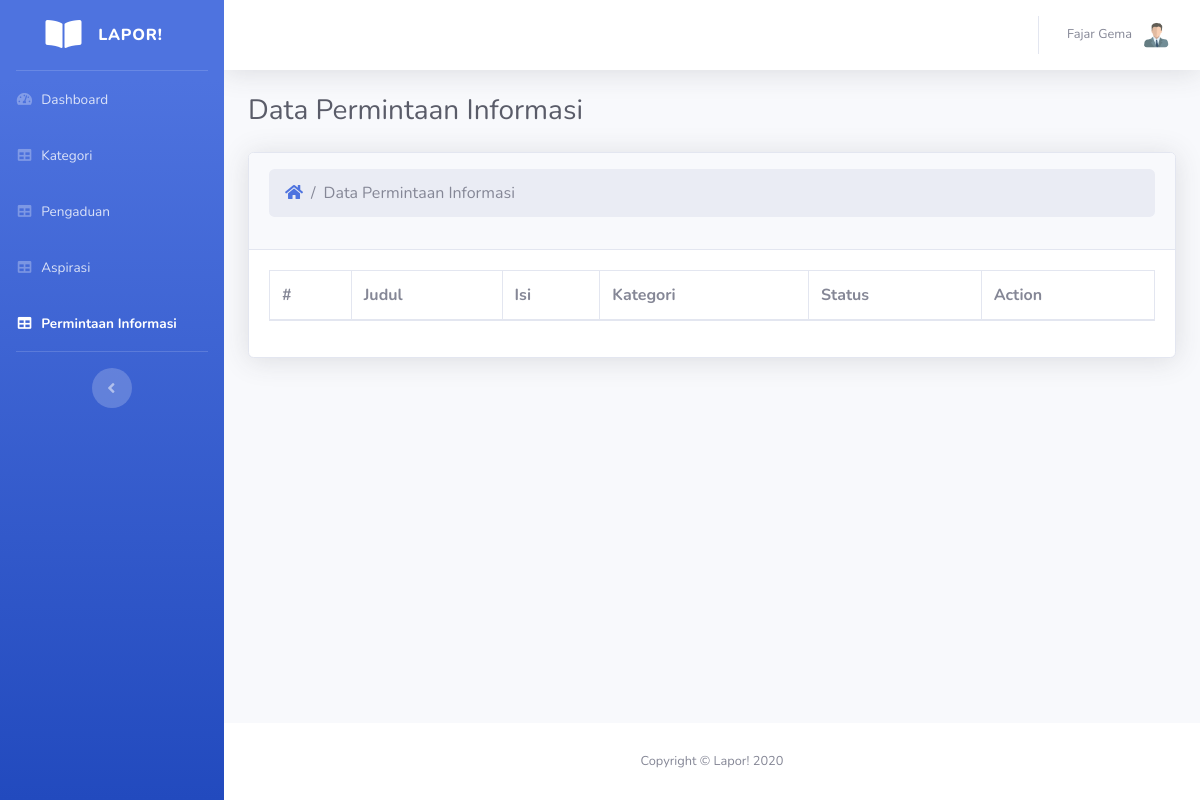
The app's page /admin/informasi/index.php (signed in), older data.
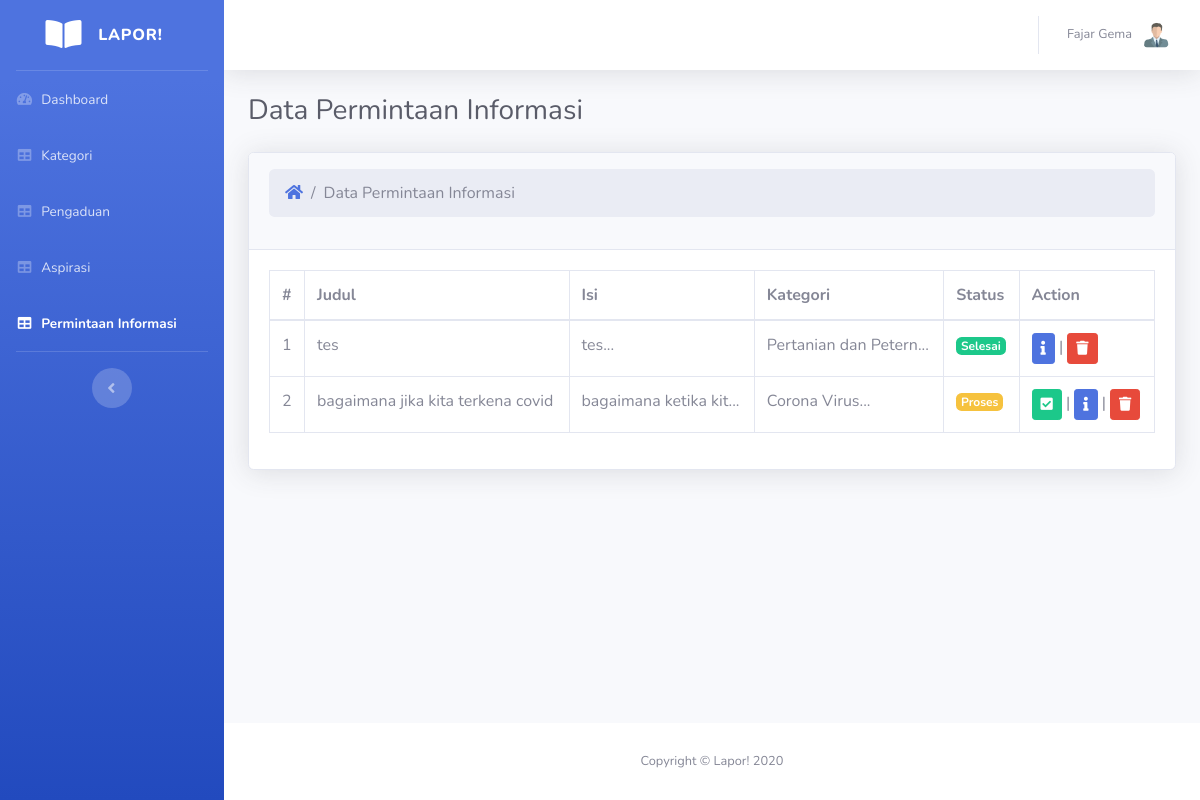
The same page, newer data.
### tables this page shows
CREATE TABLE `informasi` (
  `id_informasi` int(11) NOT NULL,
  `kode` varchar(255) NOT NULL,
  `judul` varchar(128) NOT NULL,
  `isi` text NOT NULL,
  `tgl_dikirim` date NOT NULL,
  `id_kategori` int(11) NOT NULL,
  `no_wa` varchar(20) NOT NULL,
  `stat` int(1) NOT NULL,
  `gambar` varchar(255) DEFAULT NULL
);

CREATE TABLE `kategori` (
  `id` int(11) NOT NULL,
  `nama` varchar(128) NOT NULL
);

### admin/informasi/index.php (the view, shortened to what the changed rows need)
<?php
	include '../../config.php';
?>
<!DOCTYPE html>
<html lang="en">
<head>
    <link href="../../assets/vendor/fontawesome-free/css/all.min.css" rel="stylesheet" type="text/css">
    <link href="../../assets/css/sb-admin-2.min.css" rel="stylesheet">
    <link href="../../assets/vendor/datatables/dataTables.bootstrap4.min.css" rel="stylesheet">
</head>
<body id="page-top">
    <div id="wrapper">
        <div id="content-wrapper" class="d-flex flex-column">
            <div id="content">
                <div class="container-fluid">
                    <div class="d-sm-flex align-items-center justify-content-between mb-4">
                        <h1 class="h3 mb-0 text-gray-800">Data Permintaan Informasi</h1>
                    </div>
                    <div class="card shadow mb-4">
                        <div class="card-body">
                            <div class="table-responsive">
                                <table class="table table-bordered" id="dataTable">
                                    <thead>
                                        <tr>
                                            <th>#</th>
                                            <th>Judul</th>
                                            <th>Isi</th>
                                            <th>Kategori</th>
                                            <th>Status</th>
                                            <th>Action</th>
                                        </tr>
                                    </thead>
                                    <tbody>
                                    <?php
                                        $data=mysqli_query($db,"SELECT * FROM informasi, kategori where informasi.id_kategori=kategori.id");
                                        $no=1;
                                        while ($r=mysqli_fetch_array($data)) {
                                    ?>
                                        <tr>
                                            <td><?php echo $no++ ?></td>
                                            <td><?php echo $r['judul']; ?></td>
                                            <td>
                                                <?php
                                                    if (strlen($r["isi"])<=1) {
                                                        echo $r["isi"];
                                                    } else{
                                                        $y=substr($r["isi"],0,20) . '...';
                                                        echo $y;
                                                    }
                                                ?>
                                            </td>
                                            <td>
                                                <?php
                                                    if (strlen($r["nama"])<=1) {
                                                        echo $r["nama"];
                                                    } else{
                                                        $y=substr($r["nama"],0,20) . '...';
                                                        echo $y;
                                                    }
                                                ?>
                                            </td>
                                            <td>
                                                <?php
                                                    if($r['stat'] == 0){
                                                        echo '<span class="badge badge-warning">Proses</span>';
                                                    } else if ($r['stat'] == 1) {
                                                        echo '<span class="badge badge-success">Selesai</span>';
                                                    } else {
                                                        echo 'Tidak di ketahui';
                                                    }
                                                ?>
                                            </td>
                                            <td>
                                                <form action="status.php" method="post">
                                                    <?php
                                                    if($r['stat'] == 0){
                                                        echo '<button type="submit" class="btn btn-sm btn-success" name="submit"> <i class="fas fa-check-square"></i> </button> |';
                                                    } else {
                                                        echo ' ';
                                                    }
                                                    ?>
                                                    <a class="btn btn-primary btn-sm" href="detail.php?id_informasi=<?php echo $r['id_informasi']; ?>"> <i class="fas fa-info"></i></a>
                                                     |
                                                    <a class="btn btn-danger btn-sm" href="hapus.php?id_informasi=<?php echo $r['id_informasi']; ?>"> <i class="fas fa-trash"></i></a>
                                                </form>
                                            </td>
                                        </tr>
                                    <?php } ?>
                                    </tbody>
                                </table>
                            </div>
                        </div>
                    </div>
                </div>
            </div>
        </div>
    </div>
</body>
</html>

Row changes from the older to the newer data that the page shows:
added informasi: judul "tes", isi "tes...", id_kategori.nama "Pertanian dan Petern...", stat "Selesai"
added informasi: judul "bagaimana jika kita terkena covid", isi "bagaimana ketika kit...", id_kategori.nama "Corona Virus...", stat "Proses"
